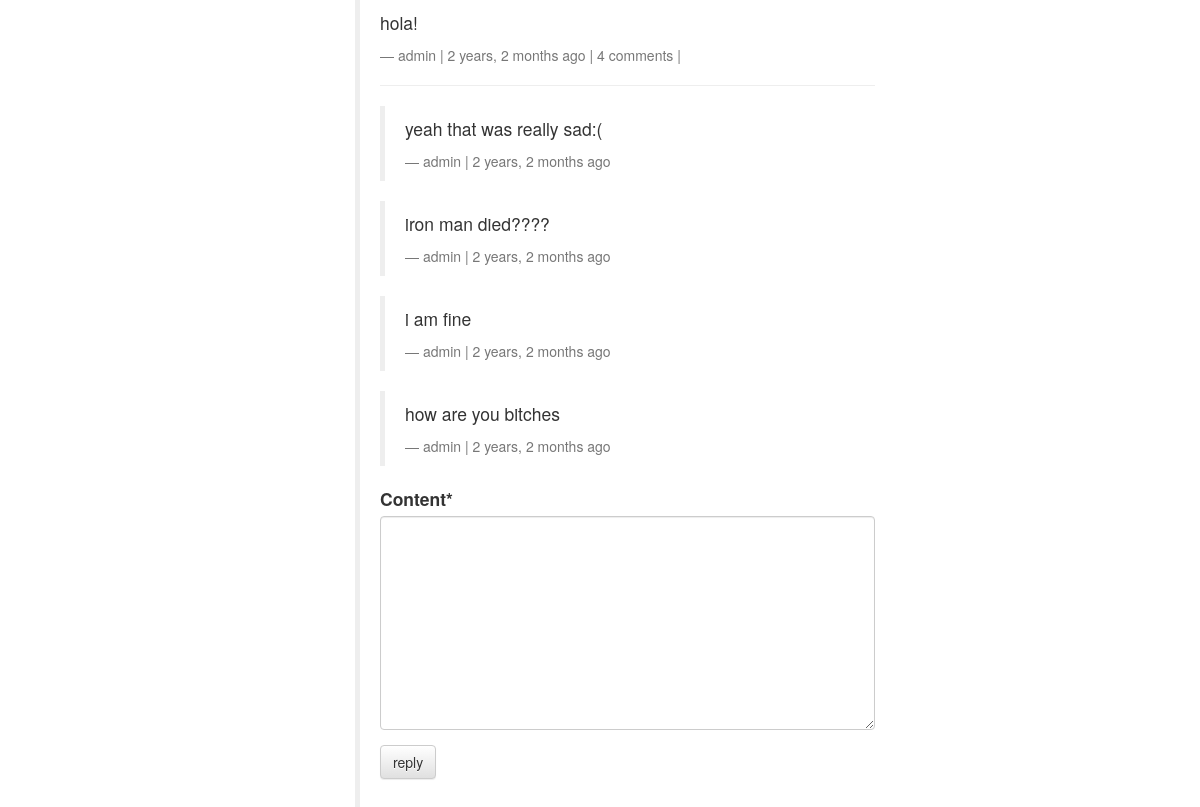
The page /comments/20/ on the database its author committed.
### comments/models.py (models this page shows, shortened)
class comments(models.Model):
    objects = commentManager()
    user = models.ForeignKey(settings.AUTH_USER_MODEL, default = 1, on_delete = models.CASCADE)
    content_type = models.ForeignKey(ContentType, on_delete=models.CASCADE, null = True)
    object_id = models.PositiveIntegerField(null = True)
    content_object = GenericForeignKey('content_type', 'object_id')
    parent = models.ForeignKey("self", null = True, blank = True, on_delete=models.CASCADE)
    content = models.TextField()
    timestamp = models.DateTimeField(auto_now_add = True)
    class Meta():
    	ordering = ['-timestamp']
    def children(self):
    	return comments.objects.filter(parent = self)

### comments/views.py (the view, shortened to what this page needs)
# urls.py: path('comments/<int:x>/', views.com_list, name = 'com_list'),
def com_list(request, x):
	obj = comments.objects.get(id = x)
	content_object = obj.content_object
	content_id = obj.content_object.id
	init_data  ={
        "content_type":obj.content_type,
        "object_id":obj.object_id
    }
	form = comment_form(request.POST or None,initial = init_data)
	return render(request, "com_list.html", {"c":obj, "form":form})

### comments/forms.py
class comment_form(forms.Form):
	content_type = forms.CharField(widget = forms.HiddenInput)
	object_id = forms.IntegerField(widget = forms.HiddenInput)
	content = forms.CharField(widget = forms.Textarea)

### comments/templates/com_list.html (shortened to what this page needs)
{% extends 'blog/base.html' %}
{% load crispy_forms_tags %}
{% block content %}
<div class = "col-sm-6 col-sm-offset-3">
            <blockquote>
                <p>{{c.content}}</p>
                <footer>{{ c.user }} | {{ c.timestamp|timesince }} ago |
                        {% if c.children.count > 0 %}
                            {{c.children.count}} comment{% if c.children.count > 1 %}s{% endif %} |
                        {% endif %}
                    </footer>
                    <hr/>
                    <div>
                        {% for child_comment in c.children%}
                            <blockquote>
                                <p>{{child_comment.content}}</p>
                                <footer>{{ child_comment.user }} | {{ child_comment.timestamp|timesince }} ago</footer>
                            </blockquote>
                        {% endfor %}
                        <form method = "POST" action = ".">
                            {{form|crispy}}
                        <input type = "submit" value = "reply" class  ="btn btn-default">
                        </form>
                    </div>
                <br><br>
            </blockquote>
</div>
{% endblock %}

### rows shown on the page
comments: content "hola!", user "admin", timestamp "2 years, 2 months", children.count "4"
comments: content "yeah that was really sad:(", user "admin", timestamp "2 years, 2 months"
comments: content "iron man died????", user "admin", timestamp "2 years, 2 months"
comments: content "i am fine", user "admin", timestamp "2 years, 2 months"
comments: content "how are you bitches", user "admin", timestamp "2 years, 2 months"
